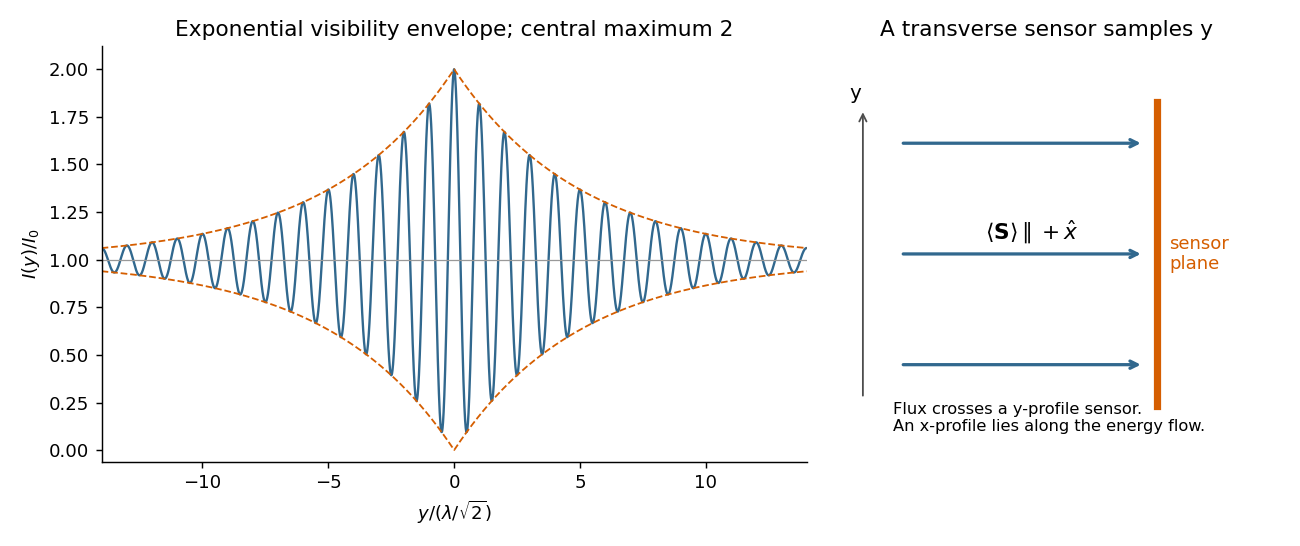

Recreate this plot in Python.
"""Original lifetime-broadened interference solution plot; Python 3.14, root deps.
Write opaque PNG basename in cwd. The coherence scale is illustrative only.
"""
from pathlib import Path
import matplotlib
matplotlib.use('Agg')
import matplotlib.pyplot as plt
import numpy as np

u=np.linspace(-14,14,6000)  # y divided by fringe period lambda/sqrt(2)
env=np.exp(-np.abs(u)/5)
signal=1+env*np.cos(2*np.pi*u)
fig,(profile,geometry)=plt.subplots(1,2,figsize=(10,4.2),dpi=130,facecolor='white',
                                  gridspec_kw={'width_ratios':[1.6,1]})
profile.plot(u,signal,color='#31688e',lw=1.3)
profile.plot(u,1+env,'--',color='#d55e00',lw=1)
profile.plot(u,1-env,'--',color='#d55e00',lw=1)
profile.axhline(1,color='.6',lw=.7)
profile.set(xlim=(-14,14),ylim=(-.06,2.12),xlabel=r'$y/(\lambda/\sqrt{2})$',
            ylabel=r'$I(y)/I_0$',title='Exponential visibility envelope; central maximum 2')
profile.spines[['top','right']].set_visible(False)
for yy in [-.8,0,.8]:
    geometry.annotate('',(1.5,yy),(-.5,yy),arrowprops=dict(arrowstyle='->',color='#31688e',lw=1.8))
geometry.plot([1.6,1.6],[-1.1,1.1],color='#d55e00',lw=4)
geometry.annotate(r'$\langle\mathbf{S}\rangle\parallel+\hat{x}$',(.2,.1),fontsize=12)
geometry.text(1.7,0,'sensor\nplane',va='center',fontsize=10,color='#d55e00')
geometry.annotate('',(-.8,1.05),(-.8,-1.05),arrowprops=dict(arrowstyle='->',color='.3'))
geometry.text(-.91,1.12,'y',fontsize=11)
geometry.text(-.55,-1.28,'Flux crosses a y-profile sensor.\nAn x-profile lies along the energy flow.',fontsize=9)
geometry.set(xlim=(-1.1,2.5),ylim=(-1.5,1.5),title='A transverse sensor samples y')
geometry.axis('off')
fig.tight_layout()
fig.savefig(Path(__file__).with_suffix('.png').name,facecolor='white',transparent=False)
plt.close(fig)
